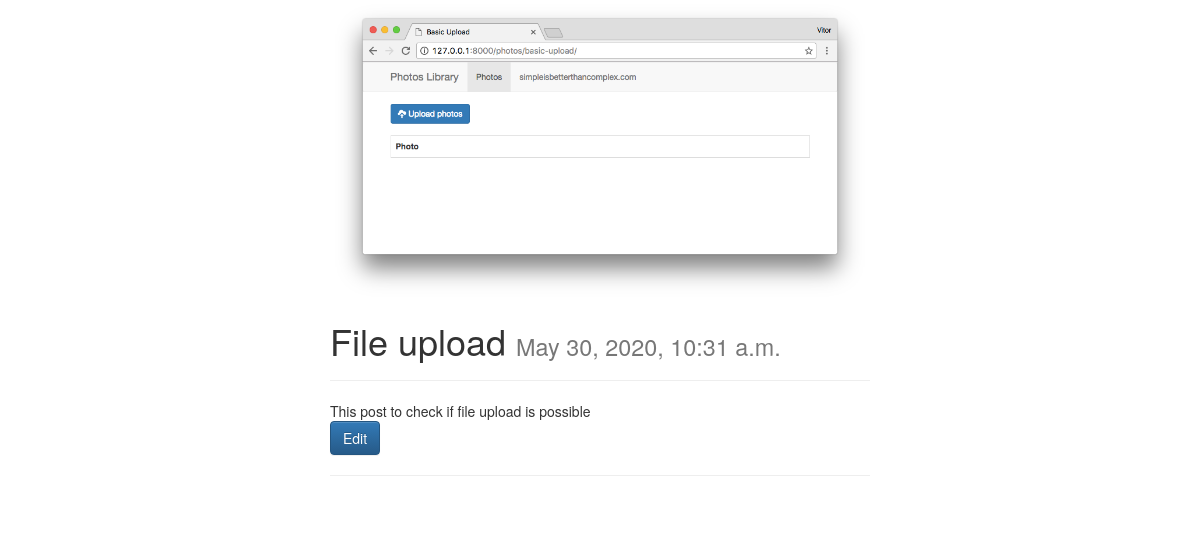
Screenshot of /9 with the database file from the repository.
### posts/models.py (models this page shows, shortened)
class Post(models.Model):
    user = models.ForeignKey(settings.AUTH_USER_MODEL, default=1, on_delete = models.PROTECT)
    title = models.CharField(max_length=120)
    image = models.ImageField(upload_to=upload_location, null=True, blank=True, width_field="width_field", height_field="height_field")
    height_field = models.IntegerField(default=0)
    width_field = models.IntegerField(default=0)
    content = models.TextField()
    updated = models.DateTimeField(auto_now=True, auto_now_add=False)
    timestamp = models.DateTimeField(auto_now=False, auto_now_add=True)

### posts/views.py (the view)
# urls.py: path('<id>', views.post_detail, name='detail'),
def post_detail(request, id): #retrieve
	instance = get_object_or_404(Post, id=id)
	context = {
		"title": instance.title,
		"instance": instance,
	}
	return render(request, "post_detail.html", context)

### posts/templates/post_detail.html (shortened to what this page needs)
{% extends "base.html" %}
{% block content %}
<div class='col-sm-6 col-sm-offset-3'>
	{% if instance.image %}
    <img src='{{ instance.image.url }}' class='img-responsive' />
    {% endif %}
	<h1>{{ title }} <small>{{ instance.timestamp }}</small></h1>
	<p><div class="fb-like" data-href="{{ request.build_absolute_uri }}" data-layout="button_count" data-action="like" data-show-faces="true" data-share="true"></div><hr/>
	</p>
	<div class='row'>
		<div class='col-sm-12'>
			<div class='content-markdown'>{{ instance.content }}</div>
			<p><a href="{{ obj.post }}" class="btn btn-primary" role="button">Edit</a></p>
			<hr/>
			<br/>
		</div>
	</div>
</div>
{% endblock content %}

### rows the page displays
Post: image (picture), title "File upload", timestamp "May 30, 2020, 10:31 a.m.", content "This post to check if file upload is possible"
